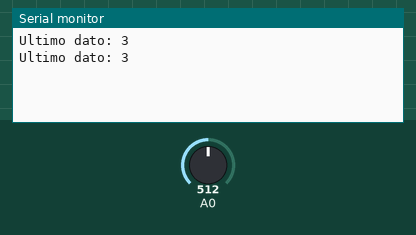
Bench run of a sketch on a simulated Arduino Uno, built with avr-gcc and run on an emulated ATmega328P. Shown: the last lines printed to the serial monitor. The test bench sets the inputs (shaded band); at power-on: A0 = 512.

Above: at 1.2 s.
1.3 s: A0 set to 716
At 1.9 s:
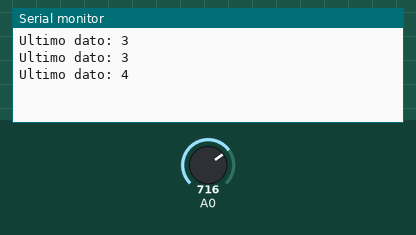
2.8 s: A0 set to 900
At 3.4 s:
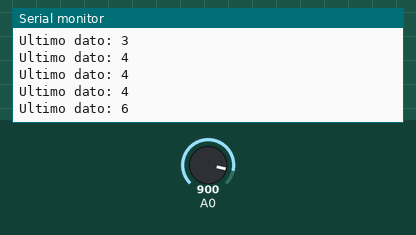
Timing chart, 0 to 5.8 s (numbered marks = the images above; inputs shaded):
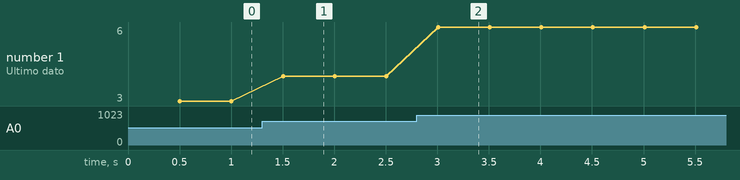

The sketch:

I2C.ino
```cpp
#include <Wire.h>

volatile byte ultimoDato = 0;   // compartido entre loop() e ISR

void setup() {
  // Si quieres depurar por Serial, hazlo solo en loop()
  Serial.begin(115200);

  Wire.begin(0x08);             // Esclavo I2C en 0x08
  Wire.onRequest(ReadValue);    // Callback rápido: solo Wire.write(...)
}

void loop() {
  // Leer potenciómetro en tiempo normal (NO en la ISR)
  int valor = analogRead(A0);                   // 0..1023
  byte dato = (byte)map(valor, 0, 1023, 0, 7);  // 0..7 para 3 LEDs
  ultimoDato = dato;                            // actualizar valor compartido

  // Depuración (opcional) SOLO aquí
  static unsigned long t0 = 0;
  if (millis() - t0 > 500) {
    t0 = millis();
    Serial.print(F("Ultimo dato: "));
    Serial.println(ultimoDato);
  }
}

void ReadValue() {
  // ISR I2C: debe ser MUY breve. Nada de analogRead/Serial/delays.
  Wire.write(ultimoDato);
}
```

Measured:
- after the input at 1.3 s, the serial monitor: prints a new line after 0.20 s (image 1)
- after the input at 2.8 s, the serial monitor: prints a new line after 0.21 s (image 2)
- plotted number 1: 3 → 4 after the input at 1.3 s, 4 → 6 after the input at 2.8 s
